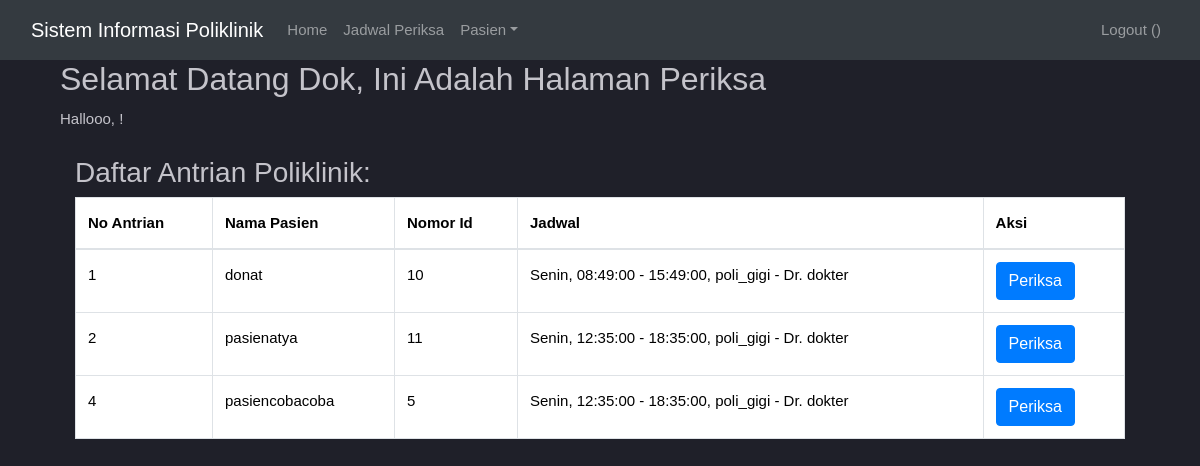
The page /indexdokter.php?page=periksa (signed in) on the database as committed earlier.
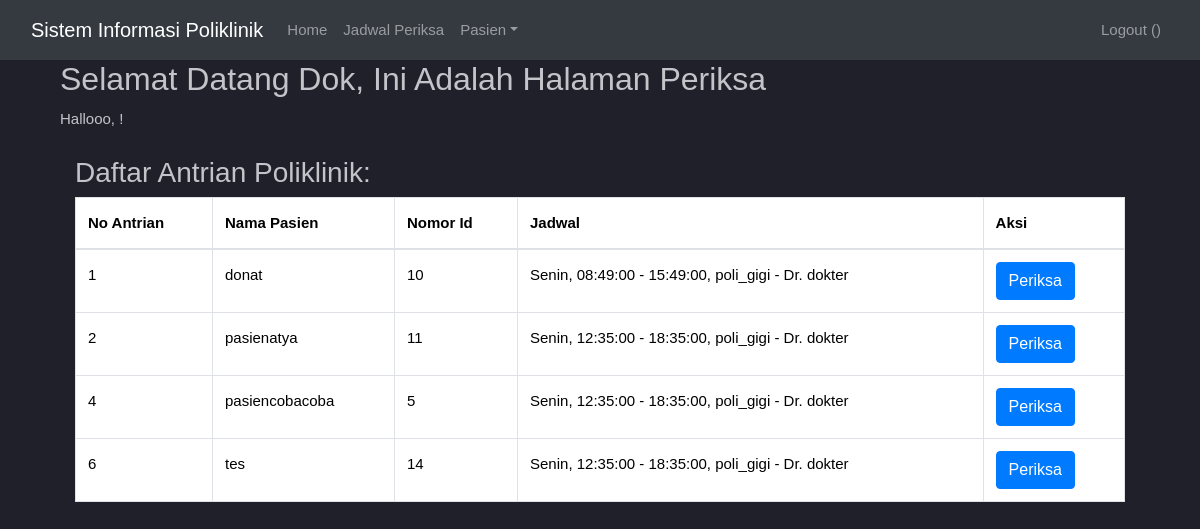
The same page on the database as committed later.
### tables this page shows
CREATE TABLE `daftar_poli` (
  `id` int(11) UNSIGNED NOT NULL,
  `id_pasien` int(11) UNSIGNED NOT NULL,
  `id_jadwal` int(11) UNSIGNED NOT NULL,
  `keluhan` text NOT NULL,
  `no_antrian` int(11) UNSIGNED NOT NULL
);

CREATE TABLE `pasien` (
  `id` int(11) UNSIGNED NOT NULL,
  `nama` varchar(255) NOT NULL,
  `alamat` varchar(255) NOT NULL,
  `no_ktp` varchar(255) NOT NULL,
  `no_hp` varchar(50) NOT NULL,
  `no_rm` varchar(25) NOT NULL
);

CREATE TABLE `jadwal_periksa` (
  `id` int(11) UNSIGNED NOT NULL,
  `id_dokter` int(11) UNSIGNED NOT NULL,
  `hari` enum('Senin','Selasa','Rabu','Kamis','Jumat','Sabtu') NOT NULL,
  `jam_mulai` time NOT NULL,
  `jam_selesai` time NOT NULL,
  `status` enum('Aktif','Tidak Aktif','','') NOT NULL
);

CREATE TABLE `poli` (
  `id` int(11) UNSIGNED NOT NULL,
  `nama_poli` varchar(25) NOT NULL,
  `keterangan` text NOT NULL
);

CREATE TABLE `dokter` (
  `id` int(11) UNSIGNED NOT NULL,
  `nama` varchar(255) NOT NULL,
  `alamat` varchar(255) NOT NULL,
  `no_hp` varchar(50) NOT NULL,
  `id_poli` int(11) UNSIGNED NOT NULL,
  `nip` varchar(50) NOT NULL,
  `password` varchar(255) NOT NULL
);

### periksa.php (the view, shortened to what this page needs)
<?php
    include('koneksi.php');
?>
<!DOCTYPE html>
<html lang="en">
    <head>
        <link rel="stylesheet" href="https://stackpath.bootstrapcdn.com/bootstrap/4.3.1/css/bootstrap.min.css"
>
    </head>
    <body>
        <main role="main" class="container">
        <link rel="stylesheet" type="text/css" href="stylelist.css">
            <h2>Selamat Datang Dok, Ini Adalah Halaman Periksa</h2>
            <p>Hallooo, <?= $_SESSION['username']; ?>!</p>
            <?php
            $queryDaftarAntrian = "SELECT daftar_poli.id AS id_daftar_poli, no_antrian, pasien.nama AS nama_pasien, jadwal_periksa.hari, jadwal_periksa.jam_mulai, jadwal_periksa.jam_selesai, poli.nama_poli, dokter.nama AS nama_dokter, daftar_poli.keluhan
                                FROM daftar_poli
                                INNER JOIN pasien ON daftar_poli.id_pasien = pasien.id
                                INNER JOIN jadwal_periksa ON daftar_poli.id_jadwal = jadwal_periksa.id
                                INNER JOIN dokter ON jadwal_periksa.id_dokter = dokter.id
                                INNER JOIN poli ON dokter.id_poli = poli.id
                                ORDER BY no_antrian";
            $resultDaftarAntrian = $mysqli->query($queryDaftarAntrian);
            if ($resultDaftarAntrian) {
            ?>
            <div class="container">
                <h3 class="mt-4">Daftar Antrian Poliklinik:</h3>
                <div class="table-responsive">
                    <table class="table table-bordered">
                        <thead>
                            <tr>
                                <th scope="col">No Antrian</th>
                                <th scope="col">Nama Pasien</th>
                                <th scope="col">Nomor Id</th>
                                <th scope="col">Jadwal</th>
                                <th scope="col">Aksi</th>
                            </tr>
                        </thead>
                        <tbody>
                            <?php
                            while ($row = $resultDaftarAntrian->fetch_assoc()) {
                                echo "<tr>";
                                echo "<td>" . $row['no_antrian'] . "</td>";
                                echo "<td>" . $row['nama_pasien'] . "</td>";
                                echo "<td>" . $row['id_daftar_poli'] . "</td>";
                                echo "<td>" . $row['hari'] . ", " . $row['jam_mulai'] . " - " . $row['jam_selesai'] . ", " .
                                    $row['nama_poli'] . " - Dr. " . $row['nama_dokter'] . "</td>";
                                echo "<td><button class='btn btn-primary' data-toggle='modal' data-target='#periksaModal{$row['no_antrian']}'>Periksa</button></td>";
                                echo "</tr>";
                            }
                            ?>
                        </tbody>
                    </table>
                </div>
            </div>
            <?php
            } else {
                echo "Terjadi kesalahan saat mengambil data daftar antrian poliklinik: " . $mysqli->error;
            }
            ?>
        </main>
    </body>
</html>

### indexdokter.php (shortened to what this page needs)
<!doctype html>
<html lang="en">
  <head>
    <link href="https://cdn.jsdelivr.net/npm/bootstrap@5.3.2/dist/css/bootstrap.min.css" rel="stylesheet">
  </head>
  <body>
    <nav class="navbar navbar-expand-lg navbar-dark bg-dark">
        <div class="container-fluid">
            <a class="navbar-brand" href="#">Sistem Informasi Poliklinik</a>
            <div class="collapse navbar-collapse" id="navbarNavDropdown">
                <ul class="navbar-nav">
                    <li class="nav-item">
                        <a class="nav-link" aria-current="page" href="indexdokter.php">Home</a>
                    </li>
                    <li class="nav-item">
                        <a class="nav-link" aria-current="page" href="indexdokter.php?page=jadwal">Jadwal Periksa</a>
                    </li>
                </ul>
                <?php
                if (isset($_SESSION['username'])) {
                ?>
                    <ul class="navbar-nav">
                            <li class="nav-item dropdown">
                                <a class="nav-link dropdown-toggle" href="#" role="button" data-bs-toggle="dropdown" aria-expanded="false">Pasien</a>
                            </li>
                    </ul>
                    <ul class="navbar-nav ms-auto">
                        <li class="nav-item">
                            <a class="nav-link" href="Logout.php">Logout (<?php echo $_SESSION['username'] ?>)</a>
                        </li>
                    </ul>
                <?php
                }
                ?>
            </div>
        </div>
    </nav>
    <main role="main" class="container">
        <?php
        if (isset($_GET['page'])) {
            include($_GET['page'] . ".php");
        }
        ?>
        <link rel="stylesheet" type="text/css" href="stylelist.css">
    </main>
  </body>
</html>

### stylelist.css (style rules this page uses)
body { font-family: 'Poppins', sans-serif; font-weight: 300; font-size: 15px; line-height: 1.7; color: #c4c3ca; background-color: #1f2029; overflow-x: hidden; }

Rows that differ between the two databases and show on the page:
added daftar_poli: no_antrian "6", id_pasien.nama "tes", id "14", id_jadwal.hari "Senin", id_jadwal.jam_mulai "12:35:00", id_jadwal.jam_selesai "18:35:00", poli.nama_poli "poli_gigi", dokter.nama "dokter"
